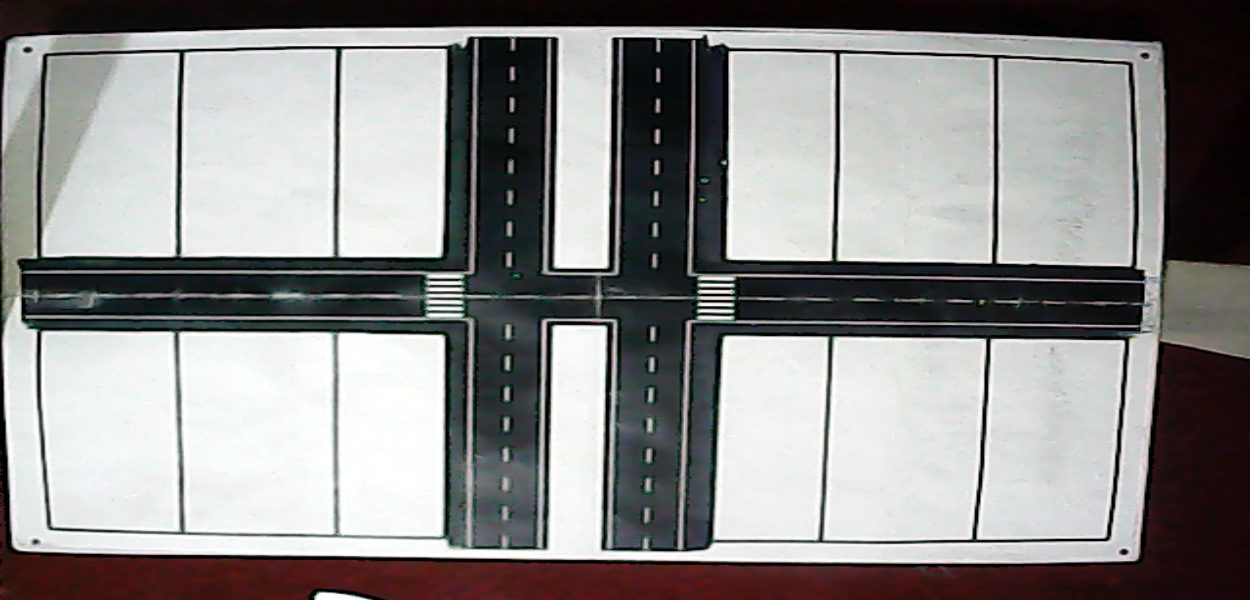
#> input picture parking_lot.png, 1250 x 600 px
$ jupyter execute --allow-errors 'select slot coordinates.ipynb'
#> lines starting #> are read from the running program, lines starting #| are printed output that depends on the picture
[cell 1]
import cv2

[cell 2]
print("[INFO] Loading parking lot image ...")

image = "parking_lot.png"

image = cv2.imread(image)
#> image is the input picture: shape (600, 1250, 3); mean B, G, R 139.2, 140.1, 141.1

#> (a cell that did not finish here is left out)

[cell 4]
points=[]
def mouse_callback(event, x, y, flags, param):

    if event == cv2.EVENT_LBUTTONDOWN:
        points.append(x)
        points.append(y)

[cell 5]
parking_lot = 0
cv2.namedWindow("Parking area")
while True:
    image = cv2.resize(image, (1300,650), interpolation=cv2.INTER_AREA)
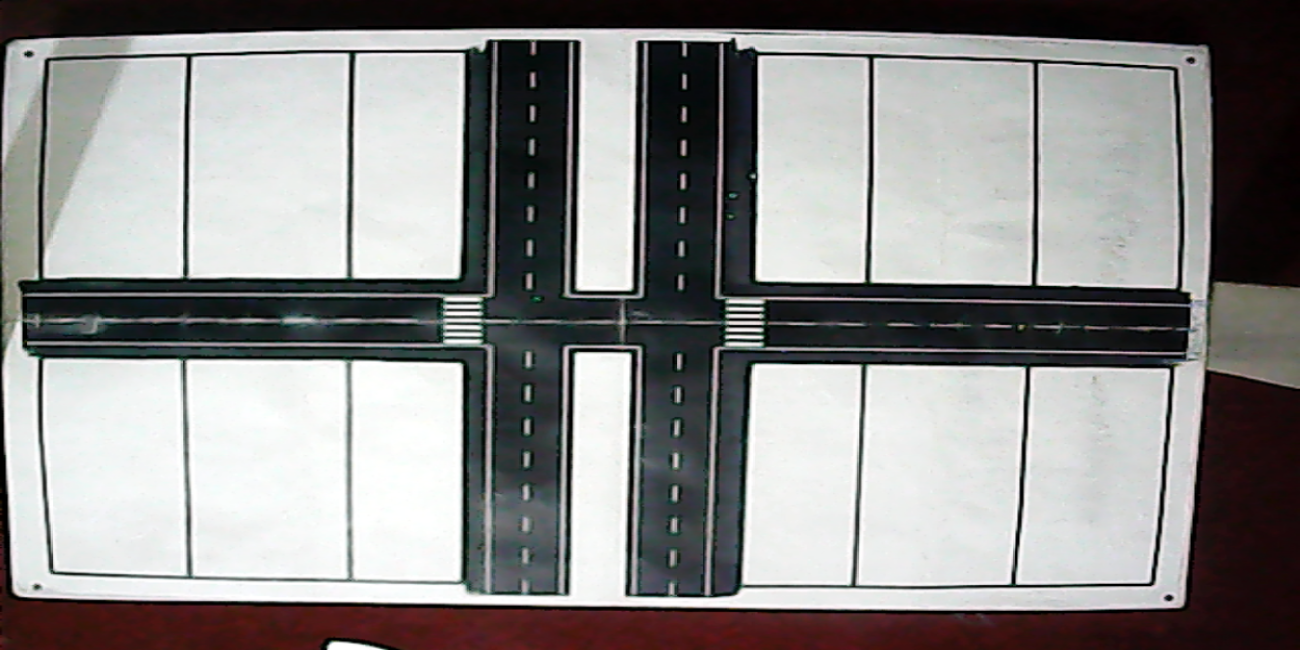
#> image: shape (650, 1300, 3); mean B, G, R 139.2, 140, 141
    cv2.imshow("Parking area", image)

    cv2.setMouseCallback("Parking area", mouse_callback)

    if cv2.waitKey(5) == 32:

#> (key Esc is pressed here)
        parking_lot += 1

        print("[INFO] SPACE pressed! New parking area saved.")

        print("[INFO] Number of parking lots: {}".format(parking_lot))


        with open('slot_coordinates.txt', 'a') as file:

            file.write("{} {} {} {} {} {} {} {}\n". format(points[0],points[1],points[2],points[3],points[4],points[5],points[6],points[7]))
            points.clear()
        continue

    if cv2.waitKey(5) == 27:

#> (key Esc is pressed here)
        print("[INFO] Exit drawing parking area.")

        break

cv2.destroyAllWindows()
